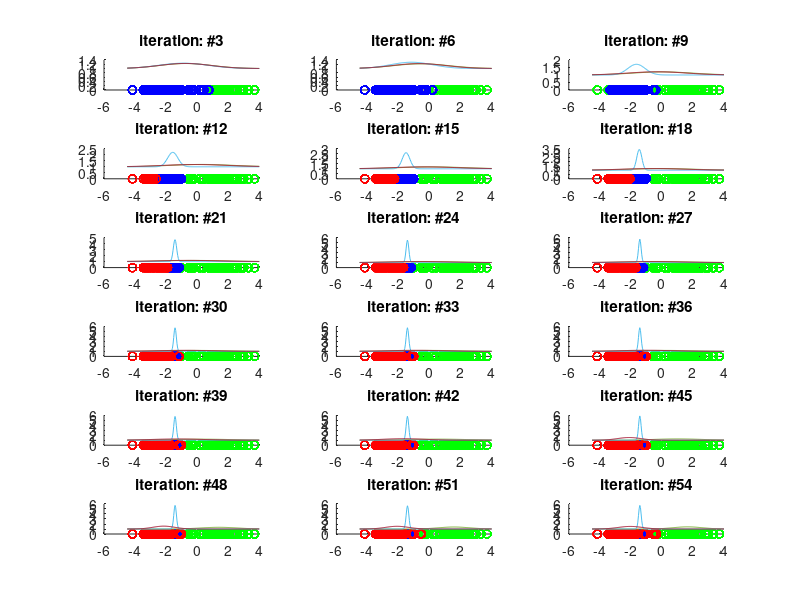

MATLAB code for this plot: (Note: this script raises an error after producing the figure.)
clear all; close all;
load('data.mat'); %load
data = x; %rename

% allocate space for variables
n = length(data);
mu = zeros(3,1);
sigma = zeros(3,1);
alpha = zeros(3,1);
p = zeros(n , 3);
first_run = true;
mu_delta=0;sigma_delta=0;old_mu=0;old_sigma=0;

% define constant
eps = 0.005; % small epsilon

figure();


% Create random partitions by drawing from a uniform distribution
% and assigning indices according to the corresponding random numbers
Y = random(makedist('Uniform') , n , 1);

for i = 1:3
    select = (Y > (i-1.)/3.) & (Y <= i/3.);
    partition = data .* select; % everything that doesn't satisfy boolean is now 0
    partition(partition == 0) = []; %delete 0's
    mu(i) = mean(partition); %initialize values from random partition
    sigma(i) = std(partition);
    mu(i) = mean(partition);
    alpha(i) = length(partition)/n;
end
iteration = 1;
while((mu_delta > eps && sigma_delta > eps) || first_run) %while change in values 'big'
    
    %Likelihoods unnormalized %sorry for the messy indexing, after this
    %exercise we looked up how to do this stuff more elegantly
    p(: , 1) = normpdf(data,mu(1),sigma(1))*alpha(1);
    p(: , 2) = normpdf(data,mu(2),sigma(2))*alpha(2);
    p(: , 3) = normpdf(data,mu(3),sigma(3))*alpha(3);
    
    %normalization
    normsum = sum(p,2);
    
    p(: , 1) = p(: , 1) .* (1./normsum);
    p(: , 2) = p(: , 2) .* (1./normsum);
    p(: , 3) = p(: , 3) .* (1./normsum);
    
    %updating
    summed_rows = sum(p,1);
    
    mu(1) = (1./summed_rows(1))*sum(data .* p(: , 1) , 1);
    mu(2) = (1./summed_rows(2))*sum(data .* p(: , 2) , 1);
    mu(3) = (1./summed_rows(3))*sum(data .* p(: , 3) , 1);
    
    sigma(1) = sqrt((1./summed_rows(1))*sum((data-mu(1)).^2 .* p(: , 1) , 1));
    sigma(2) = sqrt((1./summed_rows(2))*sum((data-mu(2)).^2 .* p(: , 2) , 1));
    sigma(3) = sqrt((1./summed_rows(3))*sum((data-mu(3)).^2 .* p(: , 3) , 1));

    alpha = mean(p , 1);
    
    % calculate the change (manhatten distance)
    mu_delta = sum(abs(mu-old_mu));
    sigma_delta = sum(abs(sigma-old_sigma));
    old_mu = mu; old_sigma = sigma;
    
    % find for each datapoint which class is the most likely
    [~,assign] = max(p , [] , 2);
    
    part1 = data(assign == 1);
    part2 = data(assign == 2);
    part3 = data(assign == 3);
    
    %plot every 3rd instance
    if mod(iteration,3) == 0
        subplot(6,3,iteration/3);
        hold on;
        dx1 = zeros(length(part1)) ;
        dx2 = zeros(length(part2)) ;
        dx3 = zeros(length(part3)) ; 
        
        
        plot(part1,dx1,'o','color','green');
        plot(part2,dx2,'o','color','blue');
        plot(part3,dx3,'o','color','red'); 

        for j =1:3
            ix = linspace (-4.5 ,4 ,200);
            plot(ix,normpdf(ix,mu(j),sigma(j))+1);
            title(strcat('iteration: #' , num2str(iteration)))
        end        
        
        hold off;
    end
    iteration = iteration+1;
    first_run = false;
end
alpha
mu
sigma
